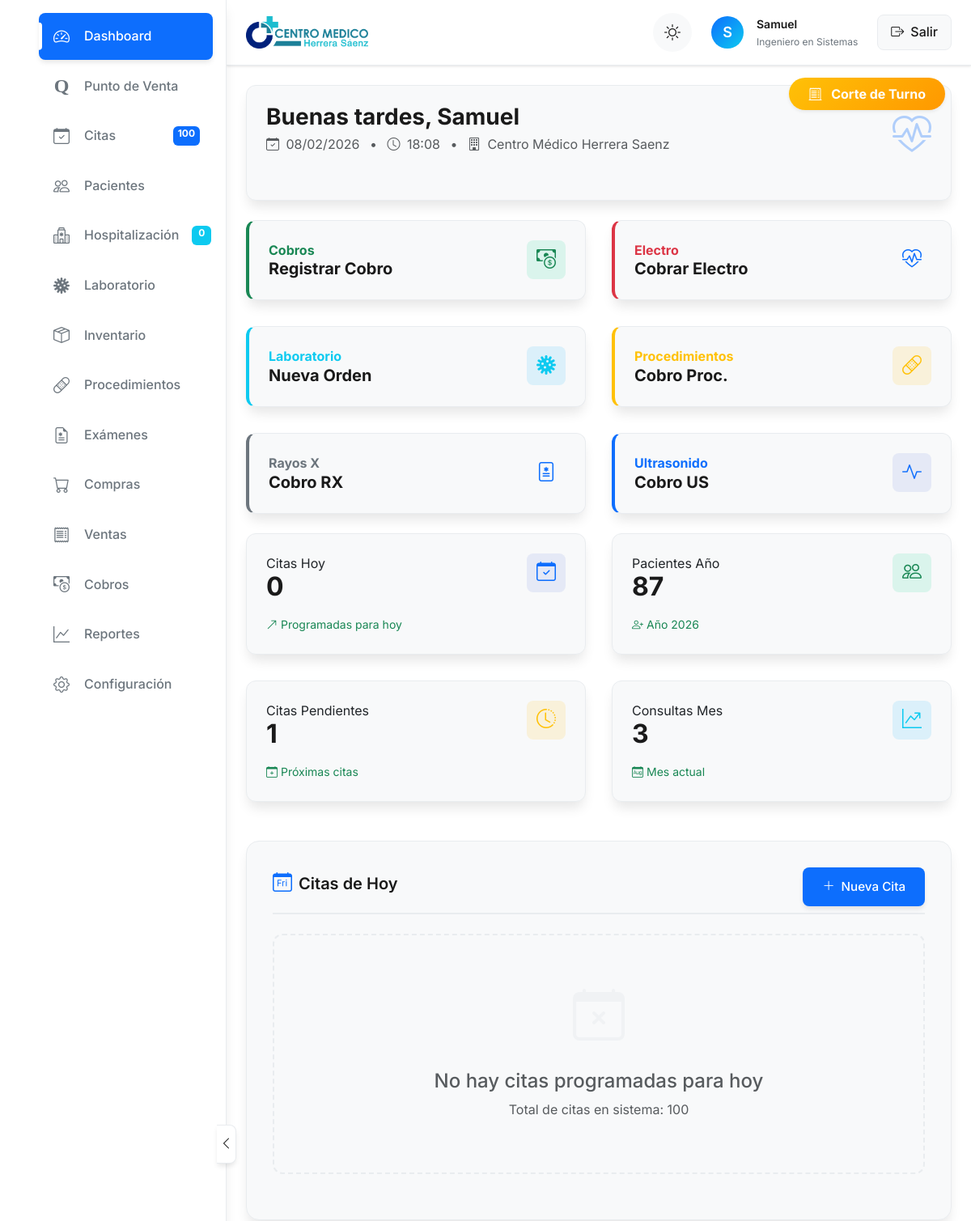
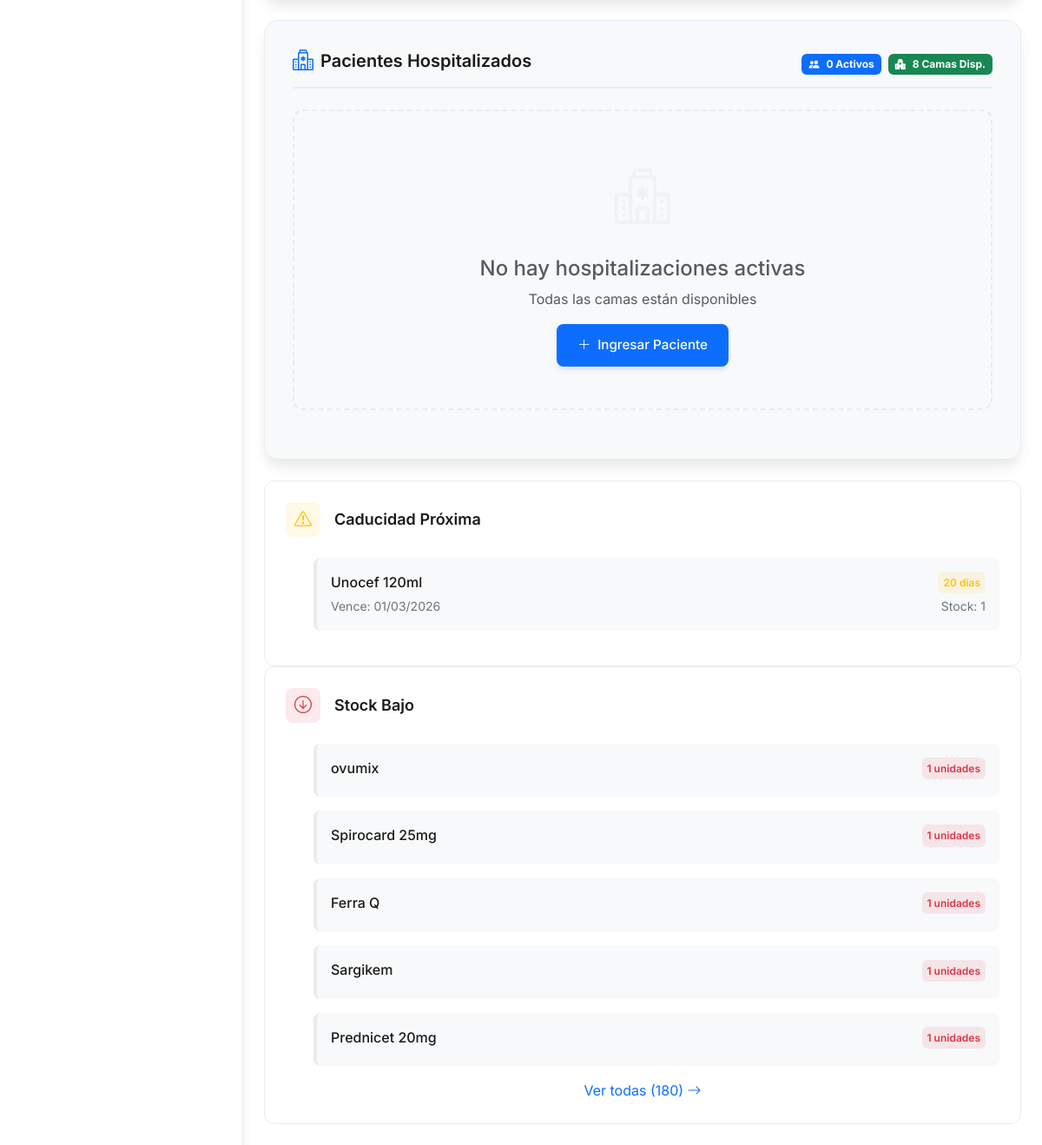
Screenshot of /php/dashboard/index.php (signed in) with the database file from the repository (2 pictures, top to bottom).
### tables this page shows
CREATE TABLE `inventario` (
  `id_inventario` int NOT NULL,
  `codigo_barras` varchar(100) DEFAULT NULL,
  `nom_medicamento` varchar(100) NOT NULL,
  `mol_medicamento` varchar(100) NOT NULL,
  `presentacion_med` varchar(100) NOT NULL,
  `casa_farmaceutica` varchar(100) NOT NULL,
  `cantidad_med` int NOT NULL,
  `fecha_adquisicion` date NOT NULL,
  `fecha_vencimiento` date NOT NULL,
  `estado` enum('Disponible','Pendiente') DEFAULT 'Disponible',
  `id_purchase_item` int DEFAULT NULL,
  `precio_venta` decimal(10,2) DEFAULT '0.00',
  `precio_compra` decimal(10,2) DEFAULT '0.00',
  `precio_hospital` decimal(10,2) DEFAULT '0.00',
  `precio_medico` decimal(10,2) DEFAULT '0.00',
  `stock_hospital` int NOT NULL DEFAULT '0'
);

### php/dashboard/index.php (the view, shortened to what the rows shown need)
<?php
try {
    $database = new Database();
    $conn = $database->getConnection();
    $user_name = $_SESSION['nombre'];
    $today = date('Y-m-d');
    $next_month = date('Y-m-d', strtotime('+30 days'));
    $stmt = $conn->prepare("
        SELECT id_inventario, nom_medicamento, fecha_vencimiento, cantidad_med
        FROM inventario
        WHERE fecha_vencimiento BETWEEN ? AND ? AND cantidad_med > 0
        ORDER BY fecha_vencimiento ASC
    ");
    $stmt->execute([$today, $next_month]);
    $expiring_medications = $stmt->fetchAll(PDO::FETCH_ASSOC);
    $stmt = $conn->prepare("
        SELECT id_inventario, nom_medicamento, cantidad_med
        FROM inventario
        WHERE cantidad_med > 0 AND cantidad_med < 5
        ORDER BY cantidad_med ASC
    ");
    $stmt->execute();
    $low_stock_medications = $stmt->fetchAll(PDO::FETCH_ASSOC);
} catch (Exception $e) {
    error_log("Error en dashboard: " . $e->getMessage());
    die("Error al cargar el dashboard. Por favor, contacte al administrador.");
}
?>
<!DOCTYPE html>
<html lang="es" data-theme="light">
<head>
    <link rel="stylesheet" href="https://cdn.jsdelivr.net/npm/sweetalert2@11/dist/sweetalert2.min.css">
    <link href="https://cdn.jsdelivr.net/npm/bootstrap@5.3.0/dist/css/bootstrap.min.css" rel="stylesheet">
    <link rel="stylesheet" href="https://cdn.jsdelivr.net/npm/bootstrap-icons@1.10.0/font/bootstrap-icons.css">
</head>
<body>
    <div class="dashboard-container">
        <main class="main-content">
            <div class="stat-card mb-4 animate-in">
                <div class="stat-header">
                    <div>
                        <h2 id="greeting" class="stat-value" style="font-size: 1.75rem; margin-bottom: 0.5rem;">
                            <span id="greeting-text">Buenos días</span>, <?php echo htmlspecialchars($user_name); ?>
                        </h2>
                    </div>
                </div>
            </div>
            <div class="alerts-grid animate-in delay-3">
                <div class="alert-card">
                    <?php if (count($expiring_medications) > 0): ?>
                        <ul class="alert-list">
                            <?php foreach (array_slice($expiring_medications, 0, 5) as $medication): ?>
                                <?php
                                $expiry_date = new DateTime($medication['fecha_vencimiento']);
                                $today = new DateTime();
                                $days_diff = $today->diff($expiry_date)->days;
                                $is_expired = $expiry_date < $today;
                                ?>
                                <li class="alert-item">
                                    <div class="alert-item-header">
                                        <span
                                            class="alert-item-name"><?php echo htmlspecialchars($medication['nom_medicamento']); ?></span>
                                        <span class="alert-badge <?php echo $is_expired ? 'expired' : 'warning'; ?>">
                                            <?php echo $is_expired ? 'Vencido' : $days_diff . ' días'; ?>
                                        </span>
                                    </div>
                                    <div class="alert-item-details">
                                        <span>Vence: <?php echo $expiry_date->format('d/m/Y'); ?></span>
                                        <span>Stock: <?php echo $medication['cantidad_med']; ?></span>
                                    </div>
                                </li>
                            <?php endforeach; ?>
                        </ul>
                    <?php endif; ?>
                </div>
                <div class="alert-card">
                    <?php if (count($low_stock_medications) > 0): ?>
                        <ul class="alert-list">
                            <?php foreach (array_slice($low_stock_medications, 0, 5) as $medication): ?>
                                <li class="alert-item">
                                    <div class="alert-item-header">
                                        <span
                                            class="alert-item-name"><?php echo htmlspecialchars($medication['nom_medicamento']); ?></span>
                                        <span class="alert-badge danger">
                                            <?php echo $medication['cantidad_med']; ?> unidades
                                        </span>
                                    </div>
                                </li>
                            <?php endforeach; ?>
                        </ul>
                    <?php endif; ?>
                </div>
            </div>
        </main>
    </div>
</body>
</html>

### rows the page displays
inventario: nom_medicamento "Unocef 120ml", fecha_vencimiento "20", fecha_vencimiento "01/03/2026", cantidad_med "1"
inventario: nom_medicamento "ovumix", cantidad_med "1"
inventario: nom_medicamento "Spirocard 25mg", cantidad_med "1"
inventario: nom_medicamento "Ferra Q", cantidad_med "1"
inventario: nom_medicamento "Sargikem", cantidad_med "1"
inventario: nom_medicamento "Prednicet 20mg", cantidad_med "1"

### other values shown
$total_appointments "100"
$active_hospitalizations "0"
substr($user_name, 0, 1) "S"
$user_name "Samuel"
$user_specialty "Ingeniero en Sistemas"
$today_appointments "0"
$year_patients "87"
$pending_appointments "1"
$month_consultations "3"
$available_beds_count "8"
count($low_stock_medications) "180"
